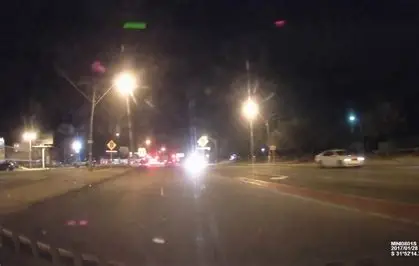
#> input picture images/image1.webp, 419 x 266 px, given in place of the camera
$ python main.py
#> lines starting #> are read from the running program, lines starting #| are printed output that depends on the picture; after the words box and inside, x2 and y2 are one past the last pixel; in counts of white or black regions, pixels touching at a corner belong together
### image_processing/format_images.py
from cv2 import COLOR_RGB2GRAY, cvtColor, resize, normalize, NORM_MINMAX, blur
from numpy import ndarray
class FormatImages():
    def __init__(self, img: ndarray) -> None:
        self.img = img

    def _convert_to_gray(self, img: ndarray) -> ndarray:
        return cvtColor(img, COLOR_RGB2GRAY)

    def _format_dimensions_(self, img: ndarray, width:int = 512, height:int = 288) -> ndarray:
        self.width, self.height = width, height #these variables may need to be referenced outside this function
        return resize(img, (self.width, self.height))

    def _normalize_image_(self, img: ndarray) -> ndarray:
        return normalize(img, None, alpha=0, beta=255, norm_type=NORM_MINMAX)

    def _blur_image_(self, img: ndarray, blur_str: str = 'light') -> ndarray:
        if blur_str == 'light': blurred_img = blur(img, (2, 2))
        elif blur_str == 'medium': blurred_img = blur(img, (5, 5))
        elif blur_str == 'strong': blurred_img = blur(img, (10, 10))
        else: blurred_img = blur(img, (2, 2))
        return blurred_img

### image_processing/active_headlights.py
from .format_images import FormatImages
from cv2 import imread, hconcat
from numpy import ndarray, mean, std
class ActiveHeadlights(FormatImages):
    def __init__(self, img_path: str) -> None:
        #read the image
        self.img = imread(img_path) if img_path else None
        super().__init__(self.img)

        #this is here so format_dimensions() can refrence the variable
        self.resized_image = None

    def format_image(self, threshold_scalar: float = 1.0) -> ndarray:
        #format_image to grayscale
        gray_image = self._convert_to_gray(self.img)
        resized_image = self._format_dimensions_(gray_image)
        l, w = resized_image.shape
        #Use x = 140 in img[x:x+h, y,y+h] to not dim headlight for streetlamps
        resized_image = resized_image[140:l, 0:w]
        normalized_image = self._normalize_image_(resized_image)
        blurred_image = self._blur_image_(normalized_image, blur_str='light')
        self.formatted_image = blurred_image

        #threshold for too much brightness, higher threshold values are lead to stricter detections
        self.threshold = mean(self.formatted_image) + threshold_scalar * std(self.formatted_image, ddof = 1)
        return self.formatted_image

    def slice_image(self, img: ndarray, density: str = 'light'):
        density_dict = {'heavy':32, 'medium':16, 'light':8}
        sliced_images = [0,]*density_dict[density]
        for i in range(density_dict[density]):
            if density == 'light':
                sliced_images[i] = img[0:self.height, 64*(i):64*(i+1)]
            elif density == 'medium':
                sliced_images[i] = img[0:self.height, 32*(i):32*(i+1)]
            elif density == 'heavy':
                sliced_images[i] = img[0:self.height, 16*(i):16*(i+1)]
            else:
                density = 'light'
                i = i - 1
        return sliced_images

    def adaptive_threshold_condition(self, sliced_imgs: ndarray) -> list:
        '''
        returns a list of booleans if a slice is above or below a threshold
        '''
        # left_part = image[:, 0:x_remove_start]

        # # Get the part to the right of the slice
        # # All rows (:), from column x_remove_end to the end
        # right_part = image[:, x_remove_end:]

        # # Concatenate the left and right parts horizontally
        # stitched_image = cv2.hconcat([left_part, right_part])
        iter_img = self.formatted_image.copy()
        k = 1
        self.threshold = mean(iter_img) + k * std(iter_img, ddof=1)
        sliced_img_above_below_threshold_booleans = [0,]*len(sliced_imgs)
        slice_width = 64
        # This offset tracks how many pixels have been removed from the image so far.
        offset = 0

        for i, sliced_img in enumerate(sliced_imgs):
            mean_sliced_img_val = mean(sliced_img)

            if mean_sliced_img_val > self.threshold:
                sliced_img_above_below_threshold_booleans[i] = 1

                # Define the slice boundaries in the *current*, potentially smaller, iter_img
                # We subtract the offset to find the correct, shifted position.
                start_x = slice_width * i - offset
                end_x = slice_width * (i + 1) - offset

                # Get the parts to the left and right of this adjusted slice
                left = iter_img[:, 0:start_x]
                right = iter_img[:, end_x:]

                # Recombine the image without the bright slice
                iter_img = hconcat([left, right])

                # IMPORTANT: Update the offset since we just removed a slice
                offset += slice_width

                #try is to catch if the image is fully omitted
                try:self.threshold = mean(iter_img) + k * std(iter_img, ddof=1)
                except:self.threshold = 255

        return sliced_img_above_below_threshold_booleans

### image_processing/show_image.py
from .format_images import FormatImages
from cv2 import imread
from numpy import ndarray
class ShowImage(FormatImages):
    def __init__(self, img_path: str) -> None:
        self.img = imread(img_path) if img_path else None
        self.height = 512
        self.width = 288

    def slice_unfiltered_image(self, img:ndarray, density: str = 'light'):
        density_dict = {'heavy':32, 'medium':16, 'light':8}
        sliced_images = [0,]*density_dict[density]
        img = self._format_dimensions_(img)
        for i in range(density_dict[density]):
            if density == 'light':
                sliced_images[i] = img[0:self.height, 64*(i):64*(i+1)]
            elif density == 'medium':
                sliced_images[i] = img[0:self.height, 32*(i):32*(i+1)]
            elif density == 'heavy':
                sliced_images[i] = img[0:self.height, 16*(i):16*(i+1)]
            else:
                density = 'light'
                i = i - 1
        return sliced_images

### main.py
from image_processing import ActiveHeadlights, ShowImage
from cv2 import VideoCapture, COLOR_BGR2RGB, waitKey, destroyAllWindows, line, imshow, rectangle, flip
from numpy import hstack
from datetime import datetime

if __name__ == "__main__":
    threshold_value = 0.3
    cap = VideoCapture(0)  # Open default webcam (0)

    if not cap.isOpened():
        print("Error: Could not open webcam.")
        exit()

    img_ah = ActiveHeadlights(None)
    original_img = ShowImage(None)
    density = 'medium'

    try:
        while True:
            ret, frame = cap.read()
#> frame is the input picture: shape (266, 419, 3); mean B, G, R 58.5, 63.6, 76.1
            if not ret:
                print("Failed to grab frame")
                break

            # Assign current frame to object
            img_ah.img = frame

            # Process frame
            formatted_img = img_ah.format_image(threshold_scalar=threshold_value)
#> in _convert_to_gray, `return cvtColor(img, COLOR_RGB2GRAY)`:
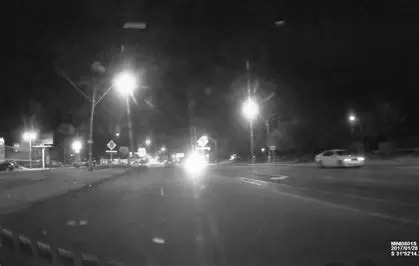
#> returned value: shape (266, 419); min 8, max 255, mean 63.5
#> in _format_dimensions_, `return resize(img, (self.width, self.height))`:
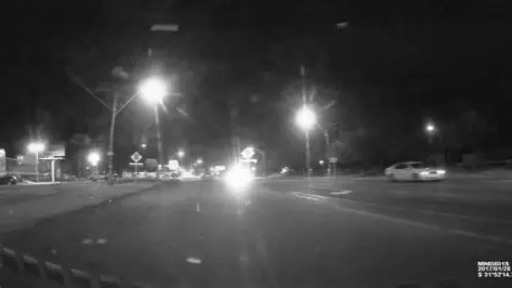
#> returned value: shape (288, 512); min 13, max 254, mean 63.5
#> in format_image, `resized_image = resized_image[140:l, 0:w]`:
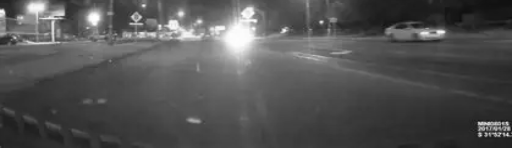
#> resized_image: shape (148, 512); min 13, max 254, mean 82.5
#> in format_image, `self.threshold = mean(self.formatted_image) + threshold_scalar * std(s..`: self.threshold = 86.59
            img_slices = img_ah.slice_image(formatted_img, density=density)
#> after the loop in slice_image, `for i in range(density_dict[density]):`: sliced_images = 16 items
#> img_slices = 16 items
            threshold_conditions = img_ah.adaptive_threshold_condition(img_slices)
#> in adaptive_threshold_condition, `self.threshold = mean(iter_img) + k * std(iter_img, ddof=1)`: self.threshold = 116
#> in adaptive_threshold_condition, `sliced_img_above_below_threshold_booleans = [0,]*len(sliced_imgs)`: sliced_img_above_below_threshold_booleans = [0, 0, 0, 0, 0, 0, 0, 0, 0, 0, 0, 0, 0, 0, 0, 0]
#> the loop in adaptive_threshold_condition, `for i, sliced_img in enumerate(sliced_imgs):` made 16 passes
#> (mean_sliced_img_val, start_x, end_x, offset, self.threshold) on pass 8: (133.2, 448, 512, 64, 120.6)
#> mean_sliced_img_val on passes 1 to 6: 65.43, 79.78, 70.26, 72.84, 82.91, 98.52
#> after the loop in adaptive_threshold_condition, `for i, sliced_img in enumerate(sliced_imgs):`:
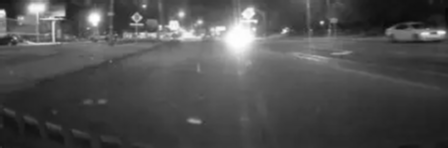
#> iter_img: shape (148, 448); min 8, max 255, mean 78.8
#> after the loop in adaptive_threshold_condition, `for i, sliced_img in enumerate(sliced_imgs):`: end_x = 512; offset = 64; right = empty array; sliced_img_above_below_threshold_booleans = [0, 0, 0, 0, 0, 0, 0, 1, 0, 0, 0, 0, 0, 0, 0, 0]; start_x = 448
#> threshold_conditions = [0, 0, 0, 0, 0, 0, 0, 1, 0, 0, 0, 0, 0, 0, 0, 0]

            # Use unfiltered slices from original frame for display
            original_img.img = frame
            original_img.height, original_img.width = frame.shape[:2]
#> original_img.height = 266; original_img.width = 419
            original_img_slices = original_img.slice_unfiltered_image(original_img.img,density=density)
#> call 2 of _format_dimensions_, with width = 512, height = 288
#> in _format_dimensions_ (call 2), `return resize(img, (self.width, self.height))`:
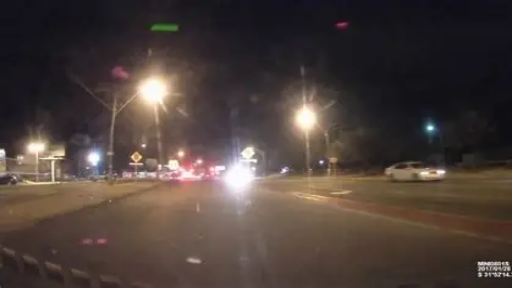
#> returned value: shape (288, 512, 3); mean of channels 0, 1, 2 58.5, 63.5, 76; drawn as B, G, R
#> after the loop in slice_unfiltered_image, `for i in range(density_dict[density]):`: sliced_images = 16 items
#> original_img_slices = 16 items

            # bound slices where threshold condition is met
            for i, img_slice in enumerate(original_img_slices):
                if threshold_conditions[i] == 1:
                    rectangle(img_slice, (0, 0), (img_slice.shape[1] - 1, img_slice.shape[0] - 1), (0, 255, 0), 2)
#> this loop made 16 passes

            if sum(threshold_conditions) > 0:
                current_time = datetime.now().strftime('%H:%M:%S')
                try:
                    if current_time != old_currtime:
                        print(f"Bright spots detected at {current_time}")
                except NameError as error:
                    print(f"Bright spots detected at {current_time}")
                old_currtime = current_time

            # Reconstruct the image
            reconstructed_img = hstack(original_img_slices)

            # Optional: draw the horizontal line on the image where streetlamps would be
            line(reconstructed_img, (0, 140), (reconstructed_img.shape[1], 140), (0, 0, 255), 2)
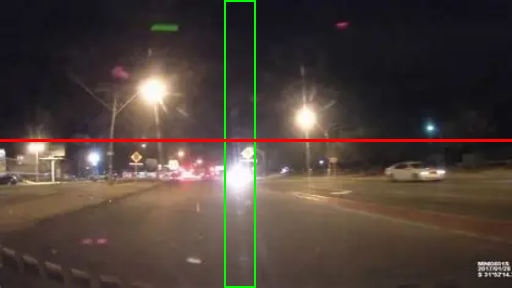
#> reconstructed_img: shape (288, 512, 3); mean of channels 0, 1, 2 57.1, 64.3, 77.1; drawn as B, G, R
            imshow("Processed Frame", flip(reconstructed_img,1))
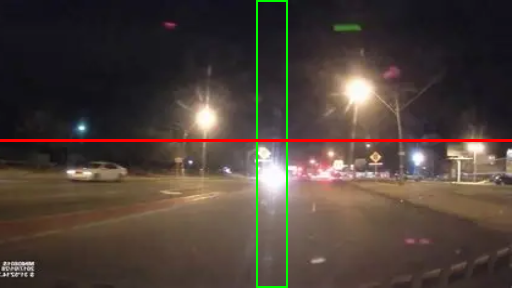
#> window 'Processed Frame': shape (288, 512, 3); mean B, G, R 57.1, 64.3, 77.1

            # Press 'q' to quit
            if waitKey(1) & 0xFF == ord('q'):
#> (key q is pressed here)
                break

    except KeyboardInterrupt:
        print("Stopped by user")

    cap.release()
    destroyAllWindows()

$ run again, on images/image10.webp
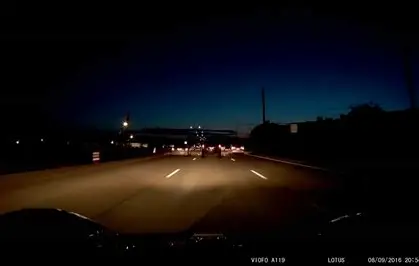
#> input picture images/image10.webp, 419 x 266 px, given in place of the camera
#> frame is the input picture: shape (266, 419, 3); mean B, G, R 15.2, 13.4, 15.5
#> in format_image, `resized_image = resized_image[140:l, 0:w]`:
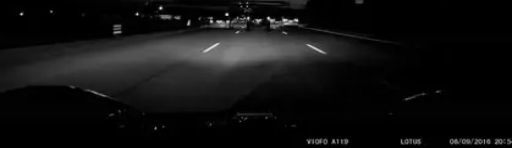
#> resized_image: shape (148, 512); min 0, max 224, mean 16.4
#> in format_image, `self.threshold = mean(self.formatted_image) + threshold_scalar * std(s..`: self.threshold = 28.34
#> after the loop in slice_image, `for i in range(density_dict[density]):`: sliced_images = 16 items
#> in adaptive_threshold_condition, `self.threshold = mean(iter_img) + k * std(iter_img, ddof=1)`: self.threshold = 50.41
#> sliced_img_above_below_threshold_booleans = [0, 0, 0, 0, 0, 0, 0, 0, 0, 0, 0, 0, 0, 0, 0, 0]
#> the loop in adaptive_threshold_condition, `for i, sliced_img in enumerate(sliced_imgs):` made 16 passes
#> mean_sliced_img_val on passes 1 to 8: 9.21, 12.77, 17.79, 25.02, 27.76, 34.7, 40.97, 44.41
#> after the loop in adaptive_threshold_condition, `for i, sliced_img in enumerate(sliced_imgs):`: offset = 0
#> threshold_conditions = [0, 0, 0, 0, 0, 0, 0, 0, 0, 0, 0, 0, 0, 0, 0, 0]
#> after the loop in slice_unfiltered_image, `for i in range(density_dict[density]):`: sliced_images = 16 items
#> the loop `for i, img_slice in enumerate(original_img_slices):` made 16 passes
#> reconstructed_img: shape (288, 512, 3); mean of channels 0, 1, 2 15, 13.2, 18.1
#> `imshow("Processed Frame", flip(reconstructed_img,1))`:
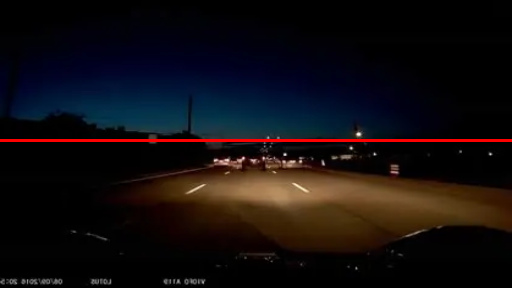
#> window 'Processed Frame': shape (288, 512, 3); mean B, G, R 15, 13.2, 18.1

$ run again, on images/image2.webp
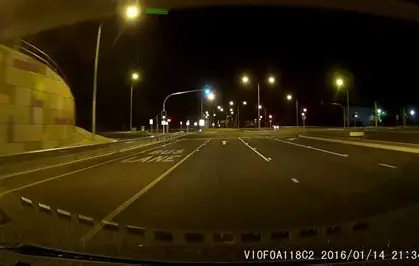
#> input picture images/image2.webp, 419 x 266 px, given in place of the camera
#> frame is the input picture: shape (266, 419, 3); mean B, G, R 9.3, 35.1, 46.9
#> in format_image, `self.threshold = mean(self.formatted_image) + threshold_scalar * std(s..`: self.threshold = 45.72
#> after the loop in slice_image, `for i in range(density_dict[density]):`: sliced_images = 16 items
#> in adaptive_threshold_condition, `self.threshold = mean(iter_img) + k * std(iter_img, ddof=1)`: self.threshold = 62.43
#> sliced_img_above_below_threshold_booleans = [0, 0, 0, 0, 0, 0, 0, 0, 0, 0, 0, 0, 0, 0, 0, 0]
#> the loop in adaptive_threshold_condition, `for i, sliced_img in enumerate(sliced_imgs):` made 16 passes
#> mean_sliced_img_val on passes 1 to 8: 43.8, 45.3, 46.84, 46.08, 44.21, 46.36, 44.84, 38.77
#> after the loop in adaptive_threshold_condition, `for i, sliced_img in enumerate(sliced_imgs):`: offset = 0
#> threshold_conditions = [0, 0, 0, 0, 0, 0, 0, 0, 0, 0, 0, 0, 0, 0, 0, 0]
#> in _format_dimensions_ (call 2), `return resize(img, (self.width, self.height))`:
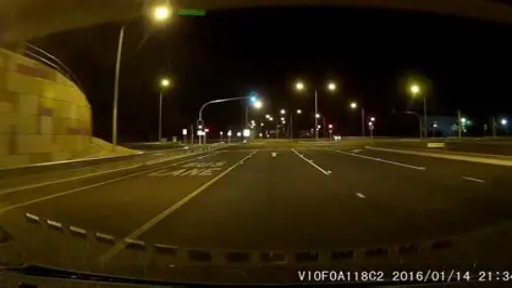
#> returned value: shape (288, 512, 3); mean of channels 0, 1, 2 9.2, 35, 46.8; drawn as B, G, R
#> after the loop in slice_unfiltered_image, `for i in range(density_dict[density]):`: sliced_images = 16 items
#> the loop `for i, img_slice in enumerate(original_img_slices):` made 16 passes
#> reconstructed_img: shape (288, 512, 3); 1.04% of pixels changed, all inside (x1, y1, x2, y2) = (0, 139, 512, 142)
#> `imshow("Processed Frame", flip(reconstructed_img,1))`:
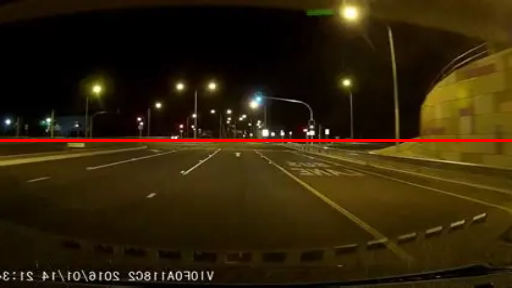
#> window 'Processed Frame': shape (288, 512, 3); mean B, G, R 9, 34.3, 48.6

$ run again, on images/image3.webp
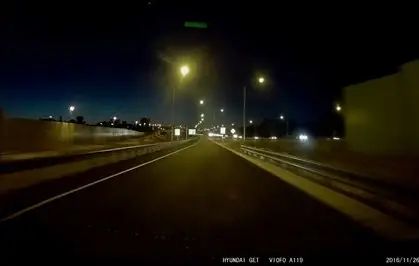
#> input picture images/image3.webp, 419 x 266 px, given in place of the camera
#> frame is the input picture: shape (266, 419, 3); mean B, G, R 10.8, 18.6, 22.1
#> in format_image, `self.threshold = mean(self.formatted_image) + threshold_scalar * std(s..`: self.threshold = 25.19
#> after the loop in slice_image, `for i in range(density_dict[density]):`: sliced_images = 16 items
#> in adaptive_threshold_condition, `self.threshold = mean(iter_img) + k * std(iter_img, ddof=1)`: self.threshold = 42.16
#> sliced_img_above_below_threshold_booleans = [0, 0, 0, 0, 0, 0, 0, 0, 0, 0, 0, 0, 0, 0, 0, 0]
#> the loop in adaptive_threshold_condition, `for i, sliced_img in enumerate(sliced_imgs):` made 16 passes
#> mean_sliced_img_val on passes 1 to 8: 8.43, 9.32, 13.19, 13.77, 17.27, 16.64, 23.74, 27.18
#> after the loop in adaptive_threshold_condition, `for i, sliced_img in enumerate(sliced_imgs):`: offset = 0
#> threshold_conditions = [0, 0, 0, 0, 0, 0, 0, 0, 0, 0, 0, 0, 0, 0, 0, 0]
#> after the loop in slice_unfiltered_image, `for i in range(density_dict[density]):`: sliced_images = 16 items
#> the loop `for i, img_slice in enumerate(original_img_slices):` made 16 passes
#> reconstructed_img: shape (288, 512, 3); mean of channels 0, 1, 2 10.5, 18, 24.1
#> `imshow("Processed Frame", flip(reconstructed_img,1))`:
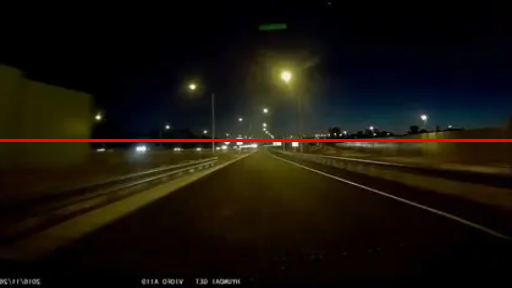
#> window 'Processed Frame': shape (288, 512, 3); mean B, G, R 10.5, 18, 24.1
